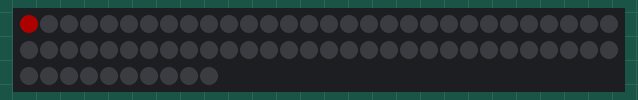
Recording of a sketch running on a simulated Arduino Uno, built with avr-gcc and run on an emulated ATmega328P. Shown: 70 RGB LEDs in strip order, left to right, continuing on the next row. Dim RGB values are drawn brighter than linear; random numbers use the default seed unless the sketch sets one.

Above: at 0.05 s.
At 7.2 s:
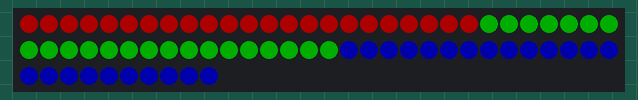
At 8.67 s:
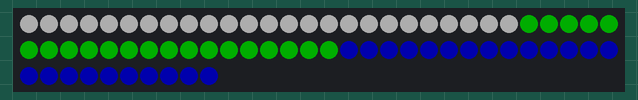
At 9.2 s:
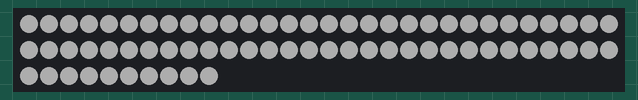
At 10.58 s:
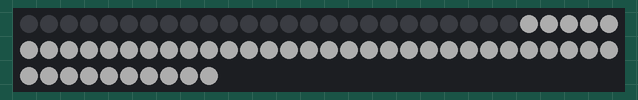
At 33.2 s:
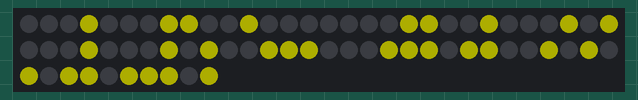

The sketch:

ws2811-rgb.ino
```cpp
#define PIN 13        // пин DI
#define NUM_LEDS 70   // число диодов
#include "Adafruit_NeoPixel.h"
Adafruit_NeoPixel strip = Adafruit_NeoPixel(NUM_LEDS, PIN, NEO_GRB + NEO_KHZ800);
void setup() {
  strip.begin();
  strip.setBrightness(50);    // яркость, от 0 до 255
  strip.clear();                          // очистить
  strip.show();                           // отправить на ленту
}
void loop() {
  // заливаем трёмя цветами плавно
  for (int i = 0; i < NUM_LEDS / 3; i++ ) {   // от 0 до первой трети
    strip.setPixelColor(i, 0xff0000);     // залить красным
    strip.show();                         // отправить на ленту
    delay(100);
  }
  for (int i = NUM_LEDS / 3; i < NUM_LEDS * 2 / 3; i++ ) {   // от 1/3 до 2/3
    strip.setPixelColor(i, 0x00ff00);     // залить зелёным
    strip.show();                         // отправить на ленту
    delay(100);
  }
  for (int i = NUM_LEDS * 2 / 3; i < NUM_LEDS; i++ ) {   // от 2/3 до конца
    strip.setPixelColor(i, 0x0000ff);     // залить синим
    strip.show();                         // отправить на ленту
    delay(100);
  }
  delay(1000);
  // заливаем белым
  for (int i = 0; i < NUM_LEDS; i++ ) {   // всю ленту
    strip.setPixelColor(i, 0xffffff);     // залить белым
    strip.show();                         // отправить на ленту
    delay(10);
  }
  delay(1000);
  // заливаем чёрным
  for (int i = 0; i < NUM_LEDS; i++ ) {   // всю ленту
    strip.setPixelColor(i, 0x000000);     // залить чёрным
    strip.show();                         // отправить на ленту
    delay(10);
  }
  delay(1000);
  // включаем случайные диоды жёлтым
  for (int i = 0; i < 50; i++ ) {         // 50 раз
    strip.setPixelColor(random(0, NUM_LEDS), 0xffff00);     // залить жёлтым
    strip.show();                         // отправить на ленту
    delay(500);
  }
}
```
